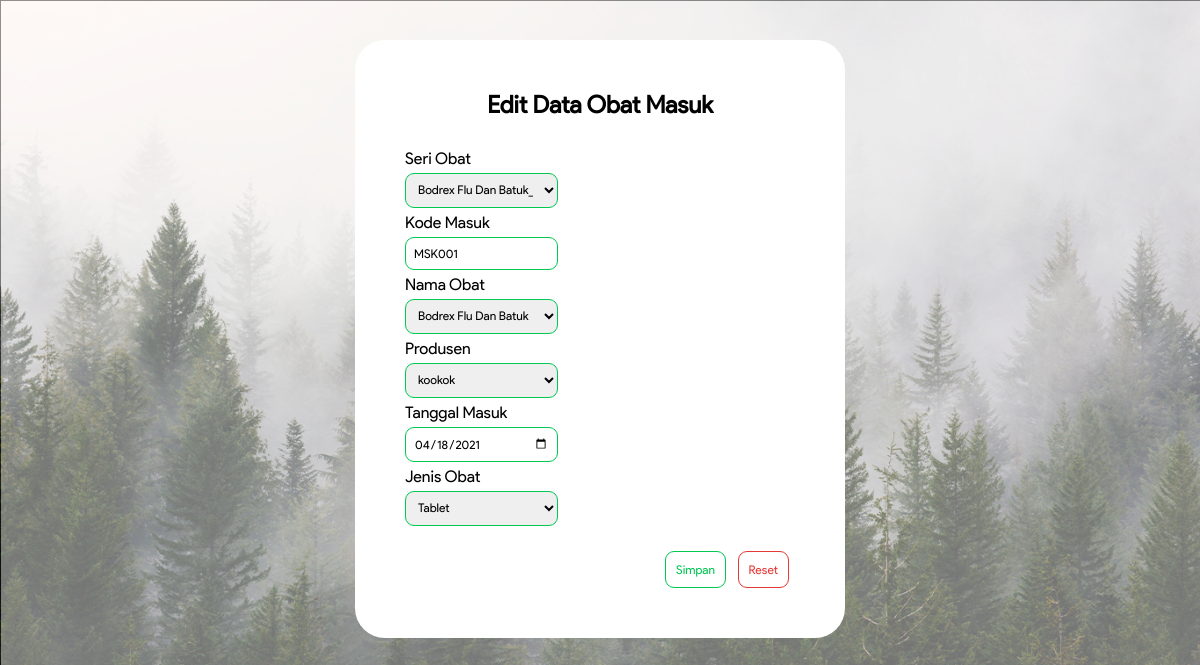
The app's page /masuk/edit.php?id=71 (signed in) with its own data.
### tables this page shows
CREATE TABLE `tb_masuk` (
  `id` int(200) NOT NULL,
  `id_obat` int(200) NOT NULL,
  `kode_obat` varchar(200) NOT NULL,
  `nama_obat` varchar(200) NOT NULL,
  `produsen` varchar(200) NOT NULL,
  `harga` int(200) NOT NULL,
  `stok` double NOT NULL,
  `jenis_obat` enum('Kapsul','Tablet','Cair') NOT NULL,
  `tgl_masuk` date NOT NULL
);

### masuk/edit.php (the view, shortened to what this page needs)
<?php
    include "../koneksi.php";
    ?>
                    <?php
    $id= $_GET['id'];
    $ambilData = mysqli_query($koneksi, "SELECT * FROM tb_masuk WHERE id='$id'");
    $data=mysqli_fetch_array($ambilData);
    $jenis_obat=$data['jenis_obat'];
?>
<!DOCTYPE html>
<html>
<head>
    <link rel="stylesheet" type="text/css" href="../asset/editobatmasuk.css">
</head>
<body style="background-image: url(../BG.png)">
        <div class="edit">
            <h2>
                Edit Data Obat Masuk
            </h2>
            <div>
                <form action="" method="POST" class="">
                    <td>Seri Obat</td>
                    <td>
                          <?php
                        echo '<select name="id_obat" required>';
                        echo '<option value="'.$data['id_obat'].'">'.$data['nama_obat'].'_'.$data['produsen'].'</option>';
                        echo '</select>';
                        ?>
                    </td>
                    <div class="">
                        <label for="nama">Kode Masuk</label>
                        <input type="text" required name="kode_obat" value="<?php echo $data['kode_obat'] ?>"  placeholder="Masukkan Kode Masuk" readonly >
                    </div>
                    <div class="">
                      <label>Nama Obat</label> <br>
                <td>
                          <?php
                        echo '<select name="nama_obat" required>';
                        echo '<option value="'.$data['nama_obat'].'">'.$data['nama_obat'].'</option>';
                        echo '</select>';
                        ?>
                    </td>
                    </div>
                    <div class="">
                      <label>Produsen</label> <br>
                <td>
                          <?php
                        echo '<select name="produsen" required>';
                        echo '<option value="'.$data['produsen'].'">'.$data['produsen'].'</option>';
                        echo '</select>';
                        ?>
                    </td>
                    </div>
                    <div class="">
                        <label>Tanggal Masuk</label>
                        <input type="date" name="tgl_masuk" value="<?php echo $data['tgl_masuk'] ?>" xplaceholder="Masukkan Tanggal" required>
                    </div>
                     <div class="">
                <label>Jenis Obat</label>
                <select class="form-control" name="jenis_obat">
                    <option value="Tablet"<?php if ($jenis_obat=='Tablet') {echo "selected";} ?>>Tablet</option>
                </select>
                </div>
                    <button type="submit" class="simpan" name="simpan" onclick="return confirm('Inputan Sudah Sesuai??')">Simpan</button>
                    <button type="reset" class="reset">Reset</button>
                </form>
          </div>
      </div>
</body>
</html>

### asset/editobatmasuk.css (style rules this page uses)
div { font-family: ProductSans; }
body { background-image: url(BG.png); background-size: cover; font-family: ProductSans; }
button { font-family: ProductSans; }
h2 { text-align: center; margin-bottom: 30px; }
select { display: block; margin-top: 5px; margin-bottom: 5px; border-radius: 9px; border: solid 1px #00C853; padding: 8px; width: 153px; font-size: 12px; font-family: ProductSans; }
input { display: block; margin-top: 5px; margin-bottom: 5px; font-size: 12px; font-family: ProductSans; padding: 8px; width: 135px; border-radius: 9px; border: solid 1px #00C853; }
.edit { background-color: white; width: 390px; border-radius: 30px; padding: 30px 50px 50px 50px; margin: 0 auto; margin-top: 40px; }
.simpan { margin-top: 20px; margin-right: 8px; margin-left: 260px; background-color: white; color: #00C853; border: solid 1px #00C853; border-radius: 9px; padding: 10px; font-size: 12px; }
.reset { background-color: white; color: #E53935; border: solid 1px #E53935; border-radius: 9px; padding: 10px; font-size: 12px; }

### records on screen
tb_masuk: id_obat "Bodrex Flu Dan Batuk_kookok", kode_obat "MSK001", nama_obat "Bodrex Flu Dan Batuk", produsen "kookok", tgl_masuk "04/18/2021", jenis_obat "Tablet"
